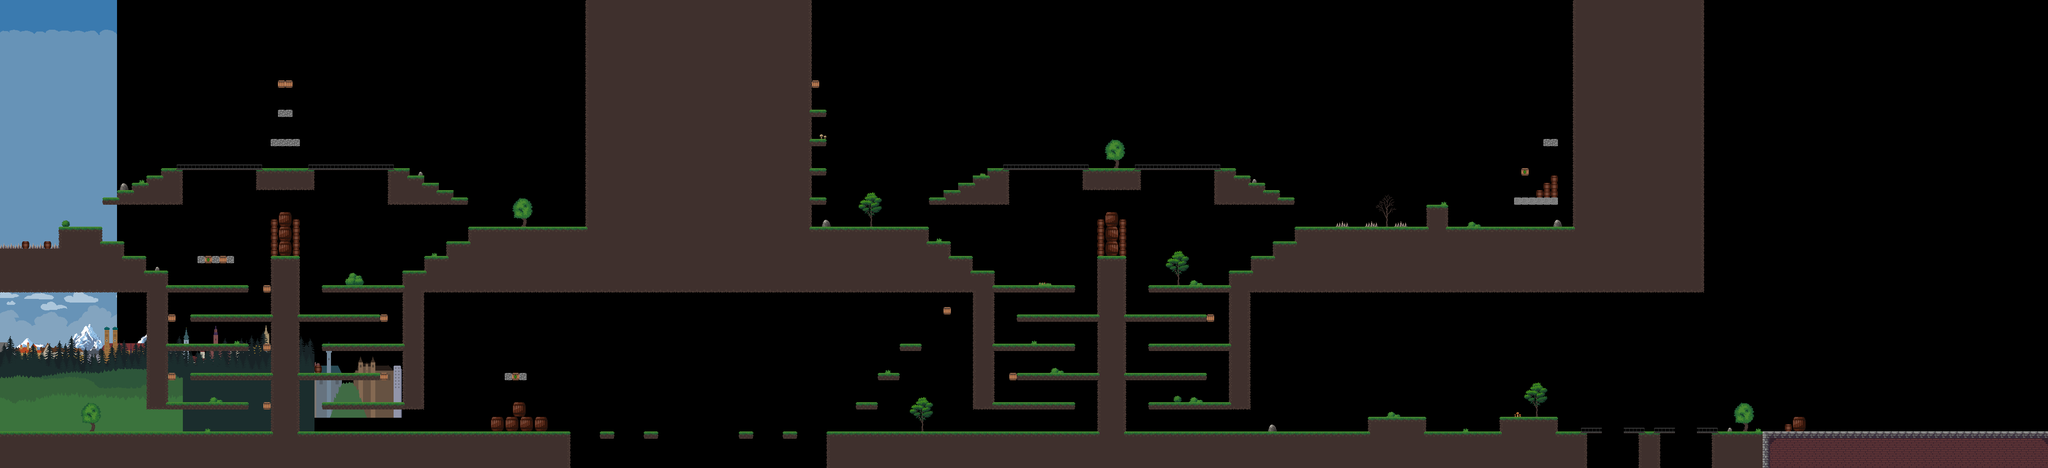

The image is a tile-based game level rendered from a .tmx file. Its description and source (layers, tilesets, objects; grid data summarised) follow:
An orthogonal 280x64 tile map with 16x16 px tiles, 2 tile layers (bgTiles, fgTiles), 10 image layers and 300 objects (95x ground, 76x coin, 30x collider, 23x box, 13x brick, ...).

<map version="1.10" tiledversion="1.10.2" orientation="orthogonal" renderorder="right-down" compressionlevel="0" width="280" height="64" tilewidth="16" tileheight="16" infinite="0" nextlayerid="40" nextobjectid="571">
 <tileset firstgid="1" source="OctoberBro.tsx" />
 <imagelayer id="22" name="bgImageStatic" repeatx="1">
  <image source="sky1.png" width="256" height="1024" />
 </imagelayer>
 <imagelayer id="21" name="bgImageClouds2" offsetx="0" offsety="384" repeatx="1">
  <image source="sky2.png" width="256" height="640" />
 </imagelayer>
 <imagelayer id="27" name="bgImageMountains" offsetx="0" offsety="704" repeatx="1">
  <image source="mountains.png" width="384" height="320" />
 </imagelayer>
 <imagelayer id="20" name="bgImageClouds1" opacity="0.9" offsetx="0" offsety="384" repeatx="1">
  <image source="clouds.png" width="256" height="640" />
 </imagelayer>
 <imagelayer id="33" name="bgImageMunich2" offsetx="-128" offsety="646" repeatx="1">
  <image source="munich-2.png" width="715" height="250" />
 </imagelayer>
 <imagelayer id="32" name="bgImageMunich1" offsetx="164" offsety="664" repeatx="1">
  <image source="munich-1.png" width="715" height="250" />
 </imagelayer>
 <imagelayer id="23" name="bgImageForrest2" offsetx="0" offsety="720" repeatx="1">
  <image source="pine2.png" width="688" height="264" />
 </imagelayer>
 <imagelayer id="24" name="bgImageForrest1" offsetx="0" offsety="752" repeatx="1">
  <image source="pine1.png" width="688" height="200" />
 </imagelayer>
 <imagelayer id="35" name="bgImageGrass2" offsetx="0" offsety="720" repeatx="1">
  <image source="grass2.png" width="400" height="232" />
 </imagelayer>
 <imagelayer id="34" name="bgImageGrass1" offsetx="0" offsety="744" repeatx="1">
  <image source="grass1.png" width="400" height="240" />
 </imagelayer>
 <layer id="4" name="bgTiles" width="280" height="64">
  <data>[17920 cells, 197 non-empty, 63 distinct tile ids]</data>
 </layer>
 <layer id="5" name="fgTiles" width="280" height="64">
  <data>[17920 cells, 5122 non-empty, 44 distinct tile ids]</data>
 </layer>
 <objectgroup id="39" name="objects">
  <!-- 300 objects omitted --></objectgroup>
</map>
<!-- 300 of 300 objects omitted -->
